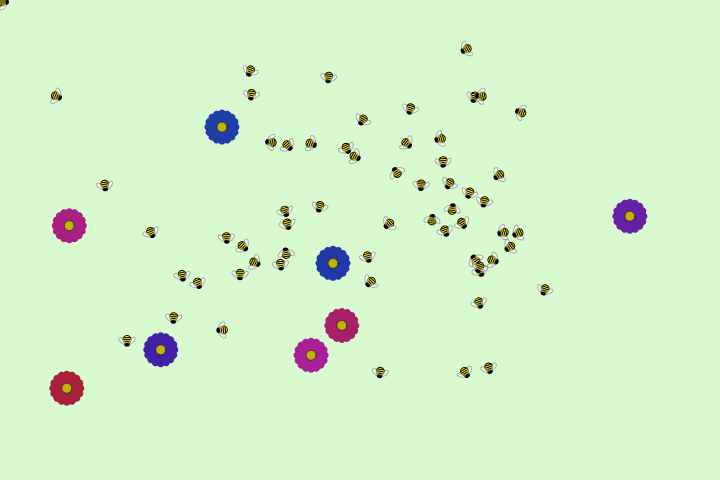
Frame 1 (no input)
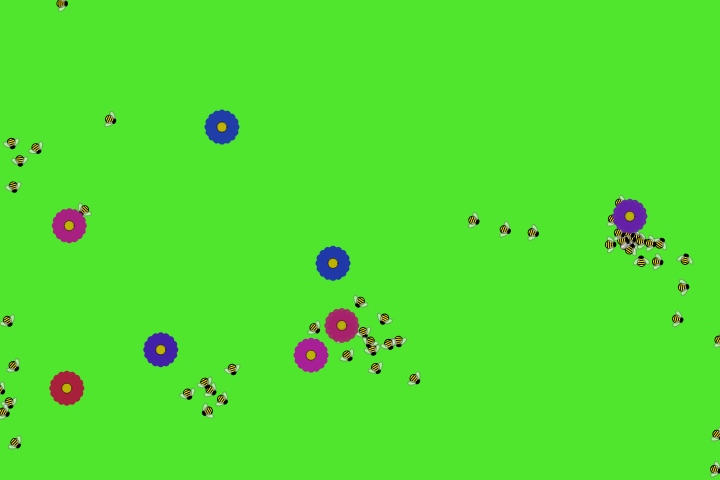
Frame 60 (no input)
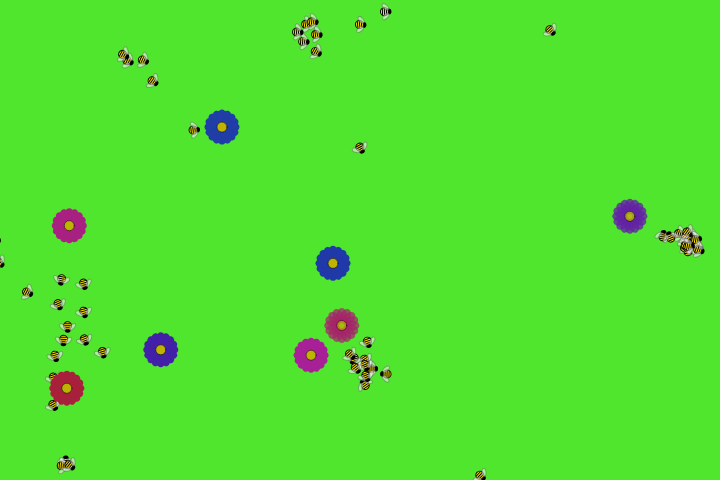
Frame 120 (the mouse pressed at the canvas centre since frame 60)

The p5.js sketch that drew these frames (run headless with seeded random() and noise() and a simulated clock; from frame 60 on, the mouse is pressed at the canvas centre):

// p5.js sketch
// ── sketch.js
/* Nicolas Peña Escarpentier
The Nature of Code, Assignment 3

This sketch simulates the flocking of bees to feed on flowers.
The flowers can be drained, in which case, they dissapear and reappear
somewhere else.
*/

var bees = [];    // bees array
var flowers = []; // flowers array
var sepSlider;
var cohSlider;
var aliSlider;
var foodSlider;

function setup() {
  createCanvas(720, 480);
  colorMode(HSL);
  // Sliders initialization
  sepSlider = createSlider(0, 5, 1, 0.1);
  cohSlider = createSlider(0, 5, 1, 0.1);
  aliSlider = createSlider(0, 5, 1, 0.1);
  foodSlider = createSlider(0, 5, 1, 0.1);
  // Every element should appear near each other, but with it's own independent seed
  noiseSeed(random(10000));
  var nx = 0; // x position noise variable
  var ny = 0; // y position noise variable
  var nv = 0; // velocity noise variable
  // Bees creation
  for(var i=0; i<60; i++){
    // Position according to noise
    var posx = map(noise(nx, 0, 0), 0, 1, 0, width);
    var posy = map(noise(0, ny, 0), 0, 1, 0, height);
    var vel  = map(noise(0, 0, nv), 0, 1, 0, TWO_PI);
    bees.push(new Bee(posx, posy, vel));
    nx += 0.2;
    ny += 0.2;
    nv += 0.2;
  }
  // Flowers creation, they are placed completely random around the canvas
  for(var i=0; i<8; i++){
    flowers.push(new Flower(random(20, width-20), random(20, height-20)));
  }
}

function draw() {
  background(color(109, 80, 90));
  // Bees movement
  for(var i=0; i<bees.length; i++){
    bees[i].applySteering(bees, flowers);
    bees[i].update();
    bees[i].display();
  }
  // Flowers stay still, but can be burnt or exhausted
  for(var i=0; i<flowers.length; i++){
    flowers[i].drain(bees);
    flowers[i].update();
    flowers[i].display();
  }
}
// ── Bee.js
function Bee(x, y, v) {
  this.pos = createVector(x, y);
  this.vel = p5.Vector.fromAngle(v);
  this.acc = createVector(0, 0);

  this.r = 4;           // Bee size
  this.maxspeed = 7;    // Bee max speed
  this.maxforce = 0.5;  // Bee max steering force
  this.life = true;     // Bee life (boolean)
  
  this.flock_sep = this.r*8;  // flock desired SEParation
  this.flock_inf = this.r*15; // distance of INFluence of the flock
  this.vision = this.r*20     // vieweing (or smelling) distance to detect nearby flowers
  
  
  this.applySteering = function(bees, flowers){
    // Flock conduct with other bees: separation, cohesion, alignment
    var sf = this.separate(bees, this.flock_sep);
    var cf = this.cohesion(bees, this.flock_inf);
    var af = this.align(bees, this.flock_inf);
    var ff = this.feed(flowers);
    
    // Sliders
    sf.mult(sepSlider.value());
    af.mult(aliSlider.value());
    cf.mult(cohSlider.value());
    ff.mult(foodSlider.value());
    
    // Force application
    this.applyForce(sf);
    this.applyForce(cf);
    this.applyForce(af);
    this.applyForce(ff);
  }
  
  // Steers away from other nearby objects
  /*  array =  array of possible objects to be separated of
  tolerance =  maximum separation influence distance
  */
  this.separate = function(array, tolerance) {
    var count = 0;
    var desired = createVector(0, 0);
    // Check for every object in the array
    for (var i = 0; i < array.length; i++) {
      var d = p5.Vector.dist(this.pos, array[i].pos);
      // If distance is between ]0, tolerance]
      if ((d > 0) && (d < tolerance)) {
        var d_vel = p5.Vector.sub(this.pos, array[i].pos);
        // desired velocity inversely proportional to distance
        d_vel.setMag(map(d, 0, tolerance, this.maxspeed, 0));
        desired.add(d_vel);
        count++;  // keeping track
      }
    }
    // Average
    if(count > 0) desired.div(count);
    // If non null forces are being applied, implement Reynolds
    var steering = createVector(0, 0);
    if(desired.mag() > 0){
      desired.setMag(this.maxspeed);
      steering = p5.Vector.sub(desired, this.vel);
      steering.limit(this.maxforce);
    }
    return steering;
  }
  // Keeps the nearby flock together
  /*  array =  array of possible objects to be separated of
  influence =  maximum flock influence distance
  */
  this.cohesion = function(array, influence){
    var count = 0;
    var target = createVector(0, 0); // vector will save the average flock location
    // Check for every object in the array
    for (var i = 0; i < array.length; i++) {
      var d = p5.Vector.dist(this.pos, array[i].pos);
      // If distance is between ]0, influence]
      if ((d > 0) && (d < influence)) {
        target.add(array[i].pos);
        count++;  // keeping track
      }
    }
    // Average
    if(count > 0){
      target.div(count);
      return this.seek(target);
    } else {
      return createVector(0,0);
    }
  }
  // Aligns the direction of the flock 
  /*  array =  array of possible objects to be separated of
  influence =  maximum flock influence distance
  */
  this.align = function(array, influence){
    var count = 0;
    var flockV = createVector(0, 0); // vector will save the average flock velocity
    // Check for every object in the array
    for (var i = 0; i < array.length; i++) {
      var d = p5.Vector.dist(this.pos, array[i].pos);
      // If distance is between ]0, influence]
      if ((d > 0) && (d < influence)) {
        flockV.add(array[i].pos);
        count++;  // keeping track
      }
    }
    // Average
    if(count > 0){
      flockV.div(count);
      flockV.setMag(this.maxspeed);
      // Implement Reynolds
      var steering = p5.Vector.sub(flockV, this.vel);
      steering.limit(this.maxforce);
      return steering;
    } else {
      return createVector(0,0);
    }
  }
  // Locates the nearest flower to go feed on it
  this.feed = function(flowers){
    var count = 0;
    var target = createVector(0, 0); // vector will save the flowers locations
    // Check for every object in the array
    for (var i = 0; i < flowers.length; i++) {
      var d = p5.Vector.dist(this.pos, flowers[i].pos);
      // If distance is between ]0, influence]
      if ((d > 0) && (d < this.vision)) {
        target.add(flowers[i].pos);
        count++;  // keeping track
      }
    }
    // Average
    if(count > 0){
      target.div(count);
      return this.arrive(target);
    } else {
      return createVector(0,0);
    }
  }
  // Steers towards a target
  this.seek = function(target) {
    var desired = p5.Vector.sub(target, this.pos);
    desired.setMag(this.maxspeed);

    var steering = p5.Vector.sub(desired, this.vel);
    steering.limit(this.maxforce);
    return steering;
  }
  // Steers towards a target, but stops when arrives (at a min distance)
  this.arrive = function(target) {
    var desired = p5.Vector.sub(target, this.pos);

    // Arrive behaviour
    var d = desired.mag();
    if (d < 100) {
      // map according to distance
      var m = map(d, 20, 100, 0, this.maxspeed);
      desired.setMag(m);
    } else {
      desired.setMag(this.maxspeed);
    }

    var steering = p5.Vector.sub(desired, this.vel);
    steering.limit(this.maxforce);
    return steering;
  }

  this.applyForce = function(force) {
    this.acc.add(force);
  }
  this.update = function() {
    this.vel.add(this.acc);
    this.vel.limit(this.maxspeed);
    this.pos.add(this.vel);
    this.borders();
    this.acc.set(0);
  }
  // Border wrapping
  this.borders = function(){
    if(this.pos.x < -this.r) this.pos.x = width  +this.r;
    if(this.pos.y < -this.r) this.pos.y = height +this.r;
    if(this.pos.x > width  +this.r) this.pos.x = -this.r;
    if(this.pos.y > height +this.r) this.pos.y = -this.r;
  }
  this.display = function() {
    colorMode(HSB);
    var theta = this.vel.heading() - PI/2;
    push();
    translate(this.pos.x, this.pos.y);
    rotate(theta);
    
    // Bee's head
    noStroke();
    fill(0)
    ellipse(0, this.r/2, this.r*3/2, this.r*3/2);
    // Bee's body
    strokeWeight(1);
    stroke(0);
    fill(54, 99, 99);
    ellipse(0, -this.r/2, this.r*2, this.r*2);
    // Bee's lines
    push();
    translate(0, -this.r/2);
    line(this.r, 0, -this.r, 0); // line #1
    line(this.r*.71,  this.r/2, -this.r*.71,  this.r/2); // line #2
    line(this.r*.71, -this.r/2, -this.r*.71, -this.r/2); // line #3
    pop();
    // Bee's wings
    push(); // wing #1
    translate(-this.r/2, this.r/2);
    rotate(radians(-45));
    translate(0, -this.r);
    stroke(40, 0.5);
    fill(250, 0.5);
    ellipse(0, 0, this.r, this.r*2);
    pop();
    push(); // wing #2
    translate(this.r/2, this.r/2);
    rotate(radians(45));
    translate(0, -this.r);
    stroke(40, 0.5);
    fill(250, 0.5);
    ellipse(0, 0, this.r, this.r*2);
    pop();
    pop();
  }
}
// ── Flower.js
function Flower(x, y) {
  this.pos = createVector(x, y);
  this.vel = createVector(0, 0);
  this.acc = createVector(0, 0);
  
  this.h = random(200, 359);  // Flower hue
  this.r = 10; // Flower size
  this.petals = 16; // # of petals
  this.polen = random(1000, 2000); // Flower life
  this.distance = this.r*3; // Feeding distance
  
  this.drain = function(bees){
    var count = 0;
    // Check for nearby bee
    for (var i = 0; i < bees.length; i++) {
      var d = p5.Vector.dist(this.pos, bees[i].pos);
      // If distance is between ]0, influence]
      if ((d > 0) && (d < this.distance)) {
        this.polen--;  // flower gets drained from polen
      }
    }
  }

  this.applyForce = function(force) {
    this.acc.add(force);
  }
  this.update = function() {
      this.vel.add(this.acc);
      this.vel.limit(this.maxspeed);
      this.pos.add(this.vel);
      this.borders();
      this.acc.set(0);
      // If it doesn't have any more polen, it dies and reappears somewhere else
      if(this.polen <= 0){
        this.pos = createVector(random(20, width-20), random(20, height-20));
        this.polen = random(1000, 2000);
        this.h = random(200, 359);
      }
    }
  // Border wrapping
  this.borders = function() {
    if (this.pos.x < -this.r) this.pos.x = width + this.r;
    if (this.pos.y < -this.r) this.pos.y = height + this.r;
    if (this.pos.x > width + this.r) this.pos.x = -this.r;
    if (this.pos.y > height + this.r) this.pos.y = -this.r;
  }
  this.display = function() {
    colorMode(HSB);
    // As the flower gets drained, it gets more transparent
    var life = map(this.polen, 1000, 0, 1, 0.1);
    push();
    translate(this.pos.x, this.pos.y);
    // Flower's petals
    strokeWeight(0.1);
    stroke(this.h, 90, 90, life);
    fill(this.h, 80, 65, life);
    var angle = 0;
    for(var i=0; i<16; i++){
      push();
      rotate(angle);
      translate(0, this.r);
      ellipse(0, 0, this.r, this.r*1.5);
      pop();
      angle += TWO_PI/this.petals;
    }
    // Flower's center
    strokeWeight(0.5);
    stroke(0);
    fill(56, 99, 75, life);
    ellipse(0, 0, this.r, this.r);
    pop();
  }
}
